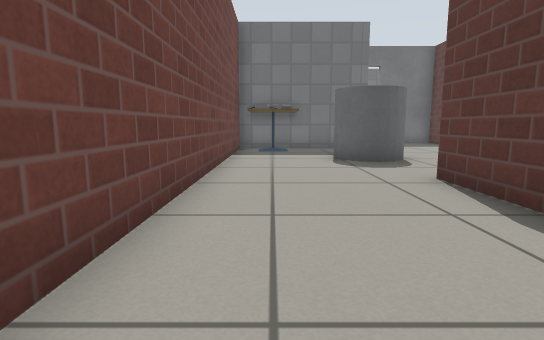
view 1 (above)

17 first-person views from a walk through a robot-simulator world made for Gazebo. The camera is 0.5 m above the floor, tilts 8° down and sees 80° across. Floor lines are 1 m apart. The floor is counted in squares, 0.5 m on a side. Each view is taken from the middle of a square. On the plan, view 1 faces up. The plan holds only what a view shows up to about 12 squares ahead; the rest is blank. Gazebo's built-in surfaces are drawn with simple patterns.

view 2
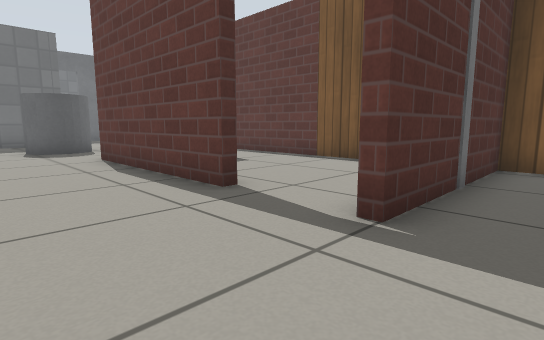

view 3
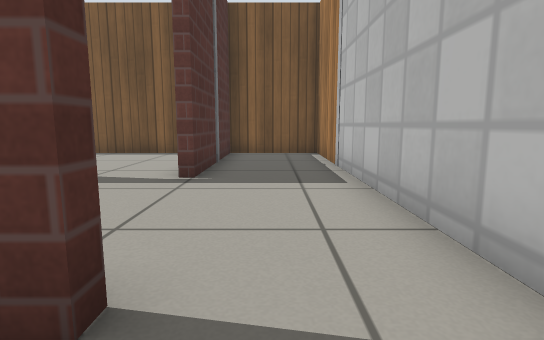

view 4
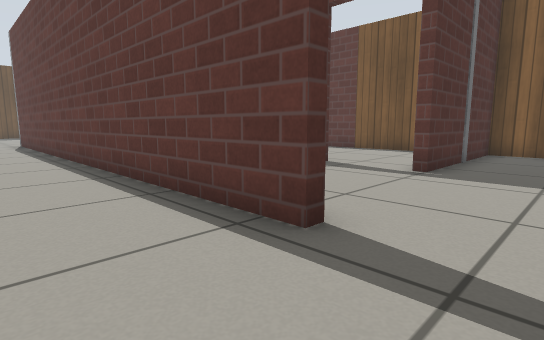

view 5
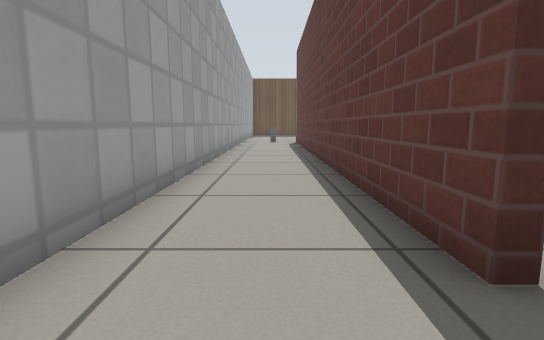

view 6
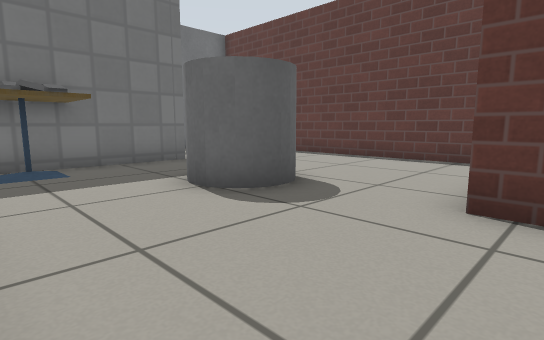

view 7
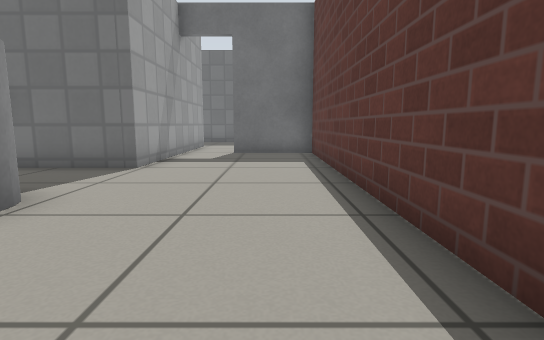

view 8
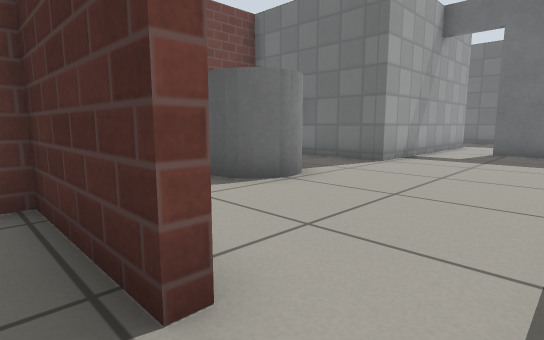

view 9
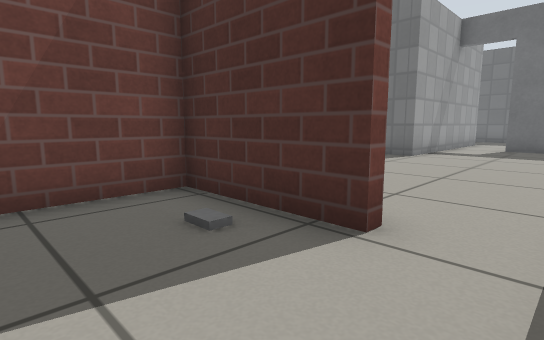

view 10
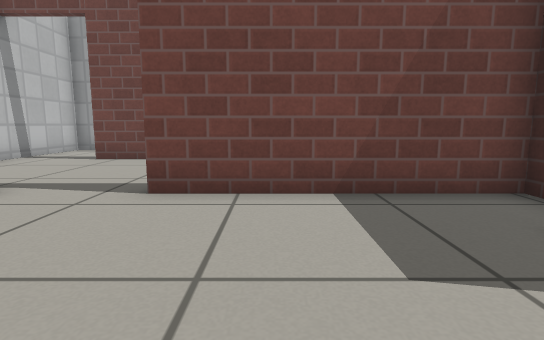

view 11
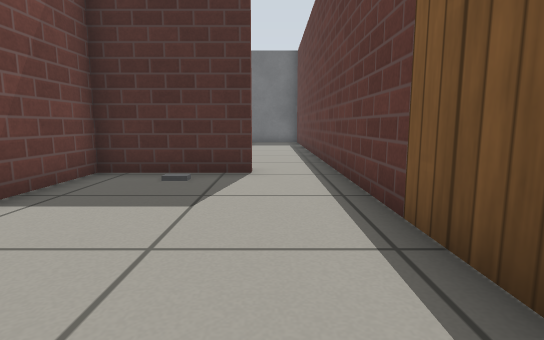

view 12
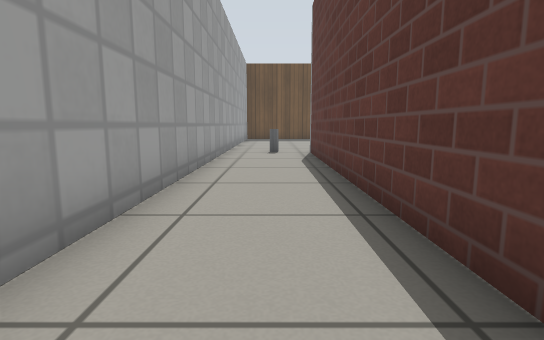

view 13
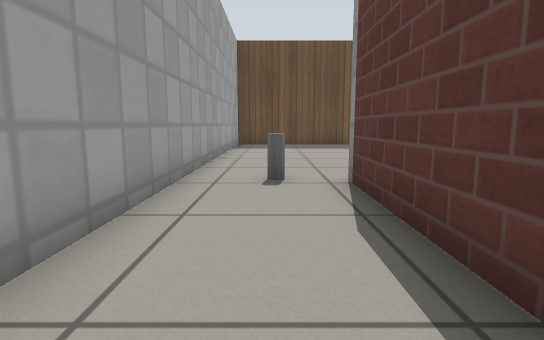

view 14
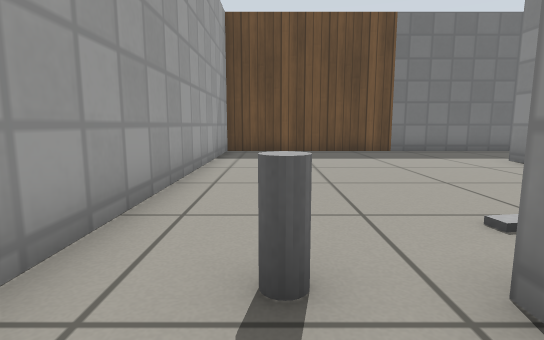

view 15
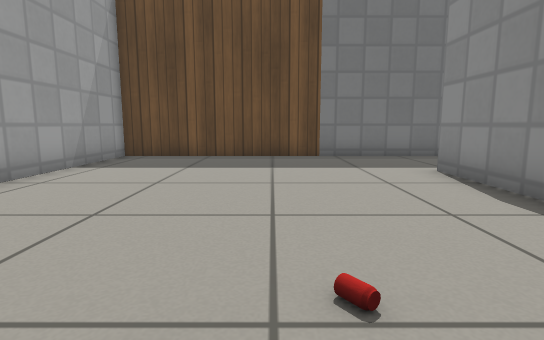

view 16
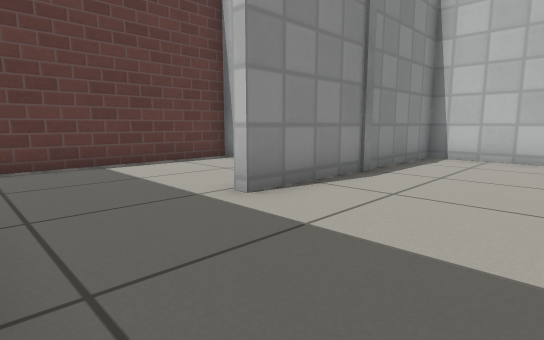

view 17
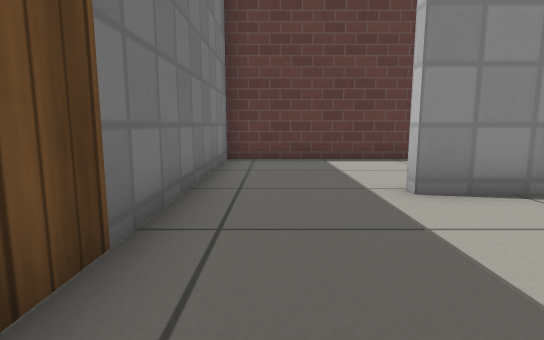

### Floor plan
Points are (right, up) in squares from view 1. A wall is a line through its corners. A room is listed if a view was taken in it or the views show most of it. See-through windows are left out.
Room 1 (views 1, 2, 6, 7)
walls: (3.1, 0.2) (3.1, 6); (-1.3, 11.1) (-1.3, 1.5); (8.4, 5.4) (8.4, 17.4) (5.6, 17.4); (-1.3, -1.6) (-1.3, -3.1); (-1.5, -5.6) (8.4, -5.6) (8.4, -2.5) (3.1, -2.5) (3.1, -2.1); (3.9, 18.6) (3.9, 13.4) (1.4, 13.4)
ways out: open door at (-1.5, -4) to room 2; opening at (7.5, 6) to room 3; open door at (3, -1) to room 3
objects: other object (-1, 12); grey box (0, 12); grey box (1, 12); grey cylinder (2, 9) to (4, 10)
Room 2 (views 3, 4, 5, 12, 13, 14, 15, 16, 17)
walls: (1.4, 13.7) (3.6, 13.7) (3.6, 21); (4.4, 24.3) (-4.7, 24.3) (-4.7, -3.1); (-1.6, -3.1) (-1.6, 12.8); (-4.5, -5.6) (-1.5, -5.6)
ways out: open door at (-1.5, -4) to room 1; opening at (4, 22.5) to room 4; open door at (4.7, 17.7) to room 4
objects: grey cylinder (-3, 14); cafe table (-1, 13); drink can (0, 16)
Room 3 (views 8, 9, 10, 11)
walls: (8.4, -0.8) (8.4, 5.4); (6.6, 5.7) (3.4, 5.7) (3.4, 0.2)
ways out: opening at (7.5, 6) to room 1; open door at (3, -1) to room 1
Room 4 (no view inside)
walls: (7.9, 17.7) (8.4, 17.7) (8.4, 24.3) (4.4, 24.3)
ways out: opening at (4, 22.5) to room 2; open door at (4.7, 17.7) to room 2

Where each view was taken, in squares from view 1:
view 1: 0 up, 0 right, facing up
view 2: 4 down, 0 right, facing up-right
view 3: 4 down, 3 left, facing right
view 4: 5 down, 4 left, facing up-right
view 5: 5 down, 3 left, facing up
view 6: 5 up, 1 left, facing up-right
view 7: 6 up, 7 right, facing up
view 8: 5 up, 8 right, facing up-left
view 9: 3 up, 8 right, facing up-left
view 10: 2 up, 8 right, facing left
view 11: 1 down, 7 right, facing up
view 12: 2 up, 3 left, facing up
view 13: 8 up, 3 left, facing up
view 14: 12 up, 3 left, facing up
view 15: 14 up, 0 right, facing up
view 16: 24 up, 0 right, facing down-right
view 17: 23 up, 1 left, facing right
